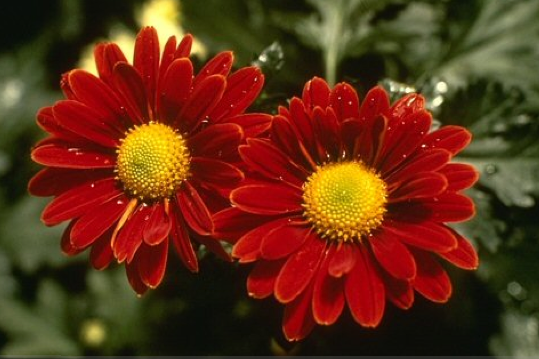
#> input picture Feature Detect/img/flowers.png, 539 x 359 px
$ python canny.py
#> lines starting #> are read from the running program, lines starting #| are printed output that depends on the picture; after the words box and inside, x2 and y2 are one past the last pixel; in counts of white or black regions, pixels touching at a corner belong together
import matplotlib.pyplot as plt
import numpy as np
import math
import cv2

img = cv2.imread('../img/flowers.png')
#> img is the input picture: shape (359, 539, 3); mean B, G, R 21.9, 47.6, 98.2
img = cv2.cvtColor(img, cv2.COLOR_BGR2RGB)

blur = cv2.GaussianBlur(img, (5, 5), 0)  # 用高斯滤波处理原图像降噪
canny = cv2.Canny(blur, 50, 150)  # 50是最小阈值,150是最大阈值
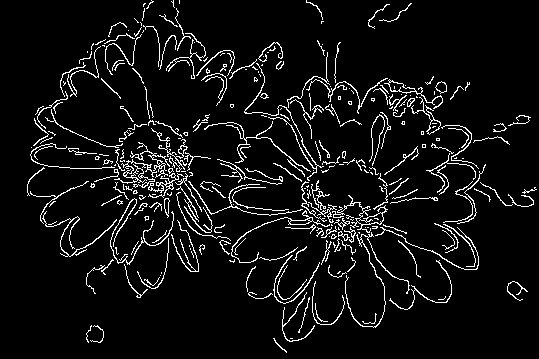
#> canny: shape (359, 539); 6.6% white in thin lines or dots

sigma1 = sigma2 = 1
sum = 0

gaussian = np.zeros([5, 5])
for i in range(5):
    for j in range(5):
        gaussian[i, j] = math.exp(-1 / 2 * (np.square(i - 3) / np.square(sigma1)  # 生成二维高斯分布矩阵
                                            + (np.square(j - 3) / np.square(sigma2)))) / (2 * math.pi * sigma1 * sigma2)
        sum = sum + gaussian[i, j]

gaussian = gaussian / sum


# print(gaussian)

def rgb2gray(rgb):
    return np.dot(rgb[..., :3], [0.299, 0.587, 0.114])


# step1.高斯滤波
gray = rgb2gray(img)
W, H = gray.shape
#> W = 359; H = 539
new_gray = np.zeros([W - 5, H - 5])
for i in range(W - 5):
    for j in range(H - 5):
        new_gray[i, j] = np.sum(gray[i:i + 5, j:j + 5] * gaussian)  # 与高斯矩阵卷积实现滤波
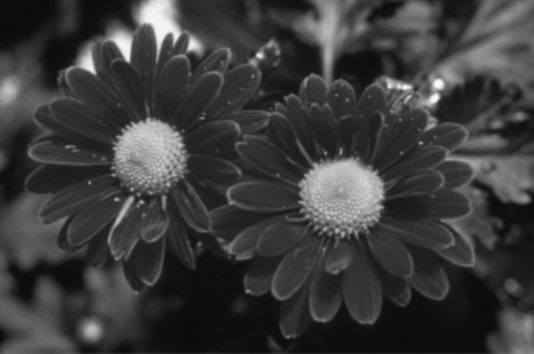
#> new_gray: shape (354, 534) float64; min 10.49, max 247.7, mean 59.9

# plt.imshow(new_gray, cmap="gray")


# step2.增强 通过求梯度幅值
W1, H1 = new_gray.shape
#> W1 = 354; H1 = 534
dx = np.zeros([W1 - 1, H1 - 1])
dy = np.zeros([W1 - 1, H1 - 1])
d = np.zeros([W1 - 1, H1 - 1])
for i in range(W1 - 1):
    for j in range(H1 - 1):
        dx[i, j] = new_gray[i, j + 1] - new_gray[i, j]
        dy[i, j] = new_gray[i + 1, j] - new_gray[i, j]
        d[i, j] = np.sqrt(np.square(dx[i, j]) + np.square(dy[i, j]))  # 图像梯度幅值作为图像强度值
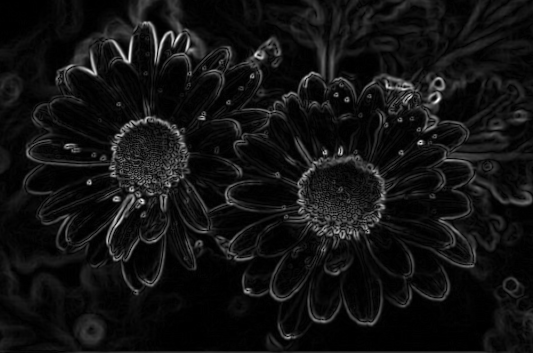
#> d: shape (353, 533) float64; min 0, max 67.53, mean 4.9; drawn with min black and max white
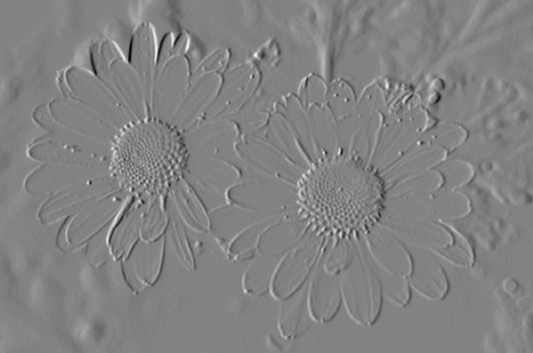
#> dx: shape (353, 533) float64; min -63.06, max 59.97, mean 0; drawn with min black and max white
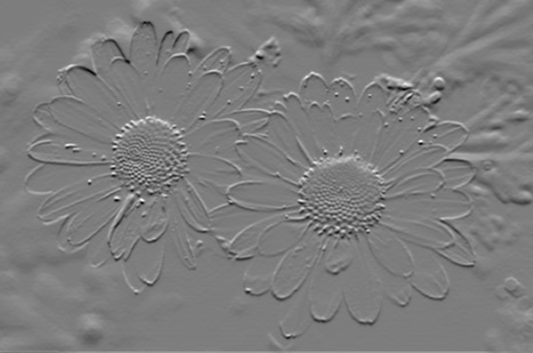
#> dy: shape (353, 533) float64; min -54.21, max 55.85, mean 0; drawn with min black and max white

# plt.imshow(d, cmap="gray")


# setp3.非极大值抑制 NMS
W2, H2 = d.shape
#> W2 = 353; H2 = 533
NMS = np.copy(d)
NMS[0, :] = NMS[W2 - 1, :] = NMS[:, 0] = NMS[:, H2 - 1] = 0
#> NMS: shape (353, 533) float64; 0.93% of pixels changed, all inside (x1, y1, x2, y2) = (0, 0, 533, 353)
for i in range(1, W2 - 1):
    for j in range(1, H2 - 1):
        if d[i, j] == 0:
            NMS[i, j] = 0
        else:
            gradX = dx[i, j]
            gradY = dy[i, j]
            gradTemp = d[i, j]

            # 如果Y方向幅度值较大
            if np.abs(gradY) > np.abs(gradX):
                weight = np.abs(gradX) / np.abs(gradY)
                grad2 = d[i - 1, j]
                grad4 = d[i + 1, j]
                # 如果x,y方向梯度符号相同
                if gradX * gradY > 0:
                    grad1 = d[i - 1, j - 1]
                    grad3 = d[i + 1, j + 1]
                # 如果x,y方向梯度符号相反
                else:
                    grad1 = d[i - 1, j + 1]
                    grad3 = d[i + 1, j - 1]

            # 如果X方向幅度值较大
            else:
                weight = np.abs(gradY) / np.abs(gradX)
                grad2 = d[i, j - 1]
                grad4 = d[i, j + 1]
                # 如果x,y方向梯度符号相同
                if gradX * gradY > 0:
                    grad1 = d[i + 1, j - 1]
                    grad3 = d[i - 1, j + 1]
                # 如果x,y方向梯度符号相反
                else:
                    grad1 = d[i - 1, j - 1]
                    grad3 = d[i + 1, j + 1]

            gradTemp1 = weight * grad1 + (1 - weight) * grad2
            gradTemp2 = weight * grad3 + (1 - weight) * grad4
            if gradTemp >= gradTemp1 and gradTemp >= gradTemp2:
                NMS[i, j] = gradTemp
            else:
                NMS[i, j] = 0
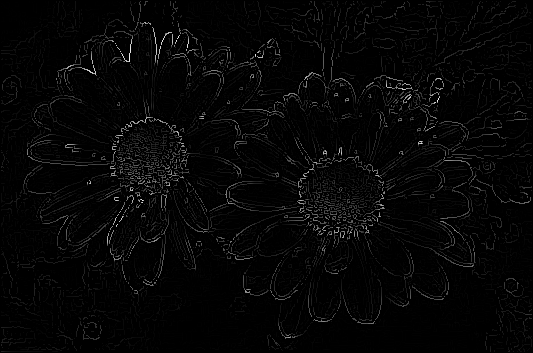
#> NMS: shape (353, 533) float64; min 0, max 67.53, mean 1.6; drawn with min black and max white

# plt.imshow(NMS, cmap = "gray")


# step4. 双阈值算法检测、连接边缘
W3, H3 = NMS.shape
#> W3 = 353; H3 = 533
DT = np.zeros([W3, H3])
# 定义高低阈值
TL = 0.2 * np.max(NMS)
#> TL = 13.51
TH = 0.3 * np.max(NMS)
#> TH = 20.26
for i in range(1, W3 - 1):
    for j in range(1, H3 - 1):
        if (NMS[i, j] < TL):
            DT[i, j] = 0
        elif (NMS[i, j] > TH):
            DT[i, j] = 1
        elif ((NMS[i - 1, j - 1:j + 1] < TH).any() or (NMS[i + 1, j - 1:j + 1]).any()
              or (NMS[i, [j - 1, j + 1]] < TH).any()):
            DT[i, j] = 1
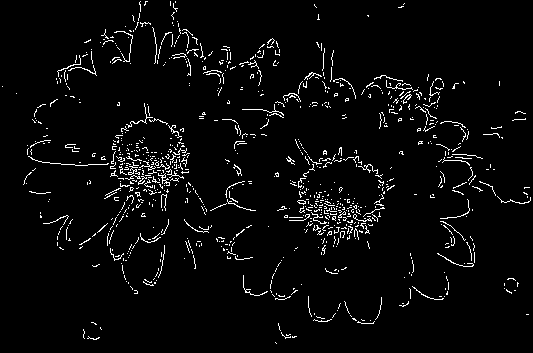
#> DT: shape (353, 533) float64; values 0 (black) and 1 (white), 3.7% white in thin lines or dots

plt.figure(1)
# 第一行第一列图形
ax1 = plt.subplot(1, 3, 1)
plt.sca(ax1)
plt.imshow(img)
plt.title("artwork")
# 第一行第二列图形
ax2 = plt.subplot(1, 3, 2)
plt.sca(ax2)
plt.imshow(canny, cmap="gray")
plt.title("opencv Canny")

ax3 = plt.subplot(1, 3, 3)
plt.sca(ax3)
plt.imshow(DT, cmap="gray")
plt.title("my Canny")
plt.show()
